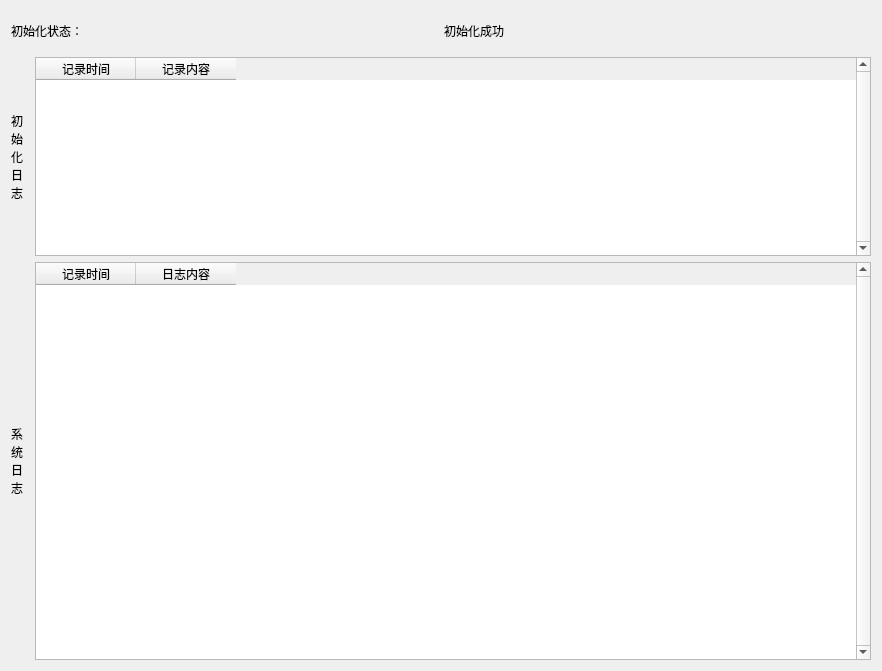
<?xml version="1.0" encoding="UTF-8"?>
<ui version="4.0">
 <class>sysinfo_init_status</class>
 <widget class="QWidget" name="sysinfo_init_status">
  <property name="geometry">
   <rect>
    <x>0</x>
    <y>0</y>
    <width>882</width>
    <height>671</height>
   </rect>
  </property>
  <property name="windowTitle">
   <string>Form</string>
  </property>
  <layout class="QGridLayout" name="gridLayout">
   <item row="0" column="0">
    <layout class="QVBoxLayout" name="verticalLayout" stretch="1,5,10">
     <item>
      <layout class="QHBoxLayout" name="horizontalLayout">
       <item>
        <widget class="QLabel" name="label">
         <property name="text">
          <string>初始化状态：</string>
         </property>
        </widget>
       </item>
       <item>
        <widget class="QLabel" name="label_2">
         <property name="text">
          <string>初始化成功</string>
         </property>
        </widget>
       </item>
      </layout>
     </item>
     <item>
      <layout class="QHBoxLayout" name="horizontalLayout_2">
       <property name="spacing">
        <number>12</number>
       </property>
       <item>
        <widget class="QLabel" name="label_3">
         <property name="text">
          <string>初
始
化
日
志</string>
         </property>
         <property name="alignment">
          <set>Qt::AlignCenter</set>
         </property>
         <property name="margin">
          <number>0</number>
         </property>
         <property name="indent">
          <number>-1</number>
         </property>
        </widget>
       </item>
       <item>
        <widget class="QTableWidget" name="tableWidget_src">
         <property name="verticalScrollBarPolicy">
          <enum>Qt::ScrollBarAlwaysOn</enum>
         </property>
         <property name="horizontalScrollBarPolicy">
          <enum>Qt::ScrollBarAlwaysOff</enum>
         </property>
         <column>
          <property name="text">
           <string>   记录时间   </string>
          </property>
         </column>
         <column>
          <property name="text">
           <string>记录内容</string>
          </property>
         </column>
        </widget>
       </item>
      </layout>
     </item>
     <item>
      <layout class="QHBoxLayout" name="horizontalLayout_3">
       <property name="spacing">
        <number>12</number>
       </property>
       <item>
        <widget class="QLabel" name="label_4">
         <property name="text">
          <string>系
统
日
志</string>
         </property>
         <property name="alignment">
          <set>Qt::AlignCenter</set>
         </property>
         <property name="margin">
          <number>0</number>
         </property>
         <property name="indent">
          <number>-1</number>
         </property>
        </widget>
       </item>
       <item>
        <widget class="QTableWidget" name="tableWidget_log">
         <property name="verticalScrollBarPolicy">
          <enum>Qt::ScrollBarAlwaysOn</enum>
         </property>
         <property name="horizontalScrollBarPolicy">
          <enum>Qt::ScrollBarAlwaysOff</enum>
         </property>
         <column>
          <property name="text">
           <string>   记录时间   </string>
          </property>
         </column>
         <column>
          <property name="text">
           <string>日志内容</string>
          </property>
         </column>
        </widget>
       </item>
      </layout>
     </item>
    </layout>
   </item>
  </layout>
 </widget>
 <resources/>
 <connections/>
</ui>
